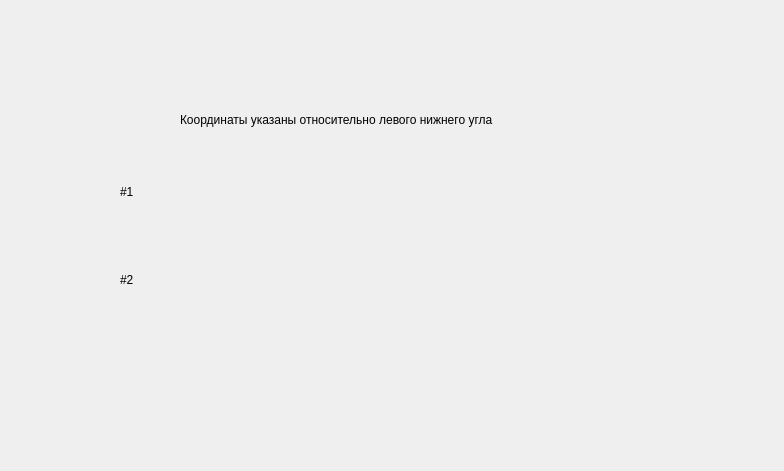
<?xml version="1.0" encoding="UTF-8"?>
<ui version="4.0">
 <class>Mouse</class>
 <widget class="QWidget" name="Mouse">
  <property name="geometry">
   <rect>
    <x>0</x>
    <y>0</y>
    <width>784</width>
    <height>471</height>
   </rect>
  </property>
  <property name="windowTitle">
   <string>Form</string>
  </property>
  <widget class="QWidget" name="layoutWidget">
   <property name="geometry">
    <rect>
     <x>120</x>
     <y>150</y>
     <width>531</width>
     <height>171</height>
    </rect>
   </property>
   <layout class="QGridLayout" name="gridLayout">
    <item row="2" column="0">
     <widget class="QLabel" name="label_2">
      <property name="sizePolicy">
       <sizepolicy hsizetype="Minimum" vsizetype="Preferred">
        <horstretch>0</horstretch>
        <verstretch>0</verstretch>
       </sizepolicy>
      </property>
      <property name="layoutDirection">
       <enum>Qt::LeftToRight</enum>
      </property>
      <property name="text">
       <string>#2</string>
      </property>
     </widget>
    </item>
    <item row="2" column="1">
     <widget class="QLabel" name="static_lineEdit">
      <property name="sizePolicy">
       <sizepolicy hsizetype="MinimumExpanding" vsizetype="Preferred">
        <horstretch>0</horstretch>
        <verstretch>0</verstretch>
       </sizepolicy>
      </property>
      <property name="text">
       <string/>
      </property>
     </widget>
    </item>
    <item row="1" column="0">
     <widget class="QLabel" name="label">
      <property name="sizePolicy">
       <sizepolicy hsizetype="Minimum" vsizetype="Preferred">
        <horstretch>0</horstretch>
        <verstretch>0</verstretch>
       </sizepolicy>
      </property>
      <property name="text">
       <string>#1</string>
      </property>
     </widget>
    </item>
    <item row="1" column="1">
     <widget class="QLabel" name="realtime_lineEdit">
      <property name="sizePolicy">
       <sizepolicy hsizetype="Expanding" vsizetype="Preferred">
        <horstretch>0</horstretch>
        <verstretch>0</verstretch>
       </sizepolicy>
      </property>
      <property name="text">
       <string/>
      </property>
     </widget>
    </item>
   </layout>
  </widget>
  <widget class="QWidget" name="layoutWidget_2">
   <property name="geometry">
    <rect>
     <x>180</x>
     <y>110</y>
     <width>407</width>
     <height>19</height>
    </rect>
   </property>
   <layout class="QHBoxLayout" name="horizontalLayout">
    <item>
     <widget class="QLabel" name="label_3">
      <property name="text">
       <string>Координаты указаны относительно левого нижнего угла</string>
      </property>
     </widget>
    </item>
   </layout>
  </widget>
 </widget>
 <resources/>
 <connections/>
</ui>
